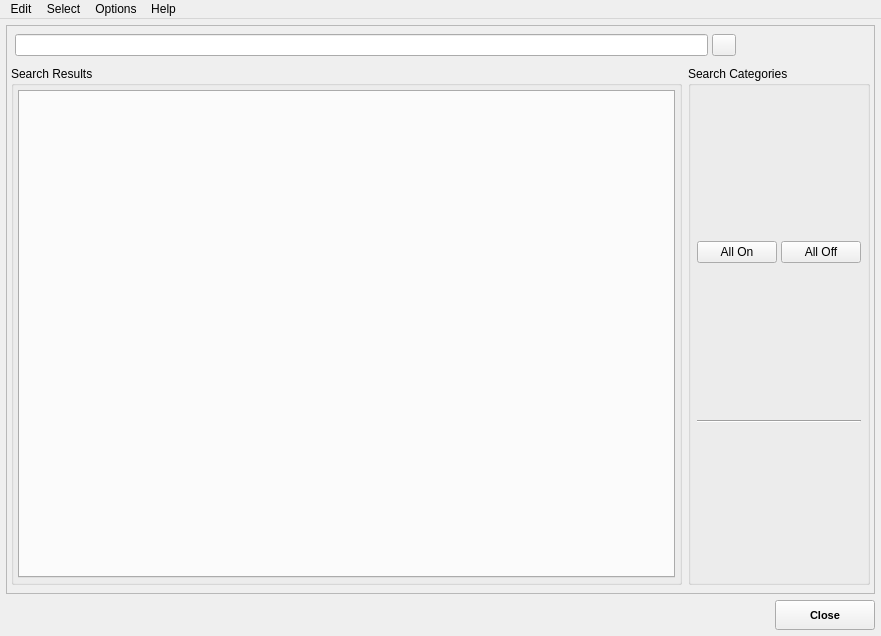
<?xml version="1.0" encoding="UTF-8"?>
<ui version="4.0">
 <class>MainWindow</class>
 <widget class="QMainWindow" name="MainWindow">
  <property name="geometry">
   <rect>
    <x>0</x>
    <y>0</y>
    <width>881</width>
    <height>636</height>
   </rect>
  </property>
  <property name="windowTitle">
   <string>Search</string>
  </property>
  <property name="windowIcon">
   <iconset resource="resources.qrc">
    <normaloff>:/icons/fx_search_search.png</normaloff>:/icons/fx_search_search.png</iconset>
  </property>
  <widget class="QWidget" name="centralwidget">
   <layout class="QVBoxLayout" name="verticalLayout_5">
    <property name="margin">
     <number>6</number>
    </property>
    <item>
     <widget class="QFrame" name="frame">
      <property name="frameShape">
       <enum>QFrame::StyledPanel</enum>
      </property>
      <property name="frameShadow">
       <enum>QFrame::Sunken</enum>
      </property>
      <layout class="QVBoxLayout" name="verticalLayout_4">
       <property name="spacing">
        <number>0</number>
       </property>
       <property name="leftMargin">
        <number>4</number>
       </property>
       <property name="topMargin">
        <number>8</number>
       </property>
       <property name="rightMargin">
        <number>4</number>
       </property>
       <property name="bottomMargin">
        <number>8</number>
       </property>
       <item>
        <layout class="QVBoxLayout" name="verticalLayout_3">
         <property name="spacing">
          <number>10</number>
         </property>
         <item>
          <layout class="QHBoxLayout" name="horizontalLayout_8">
           <property name="spacing">
            <number>2</number>
           </property>
           <item>
            <spacer name="horizontalSpacer_4">
             <property name="orientation">
              <enum>Qt::Horizontal</enum>
             </property>
             <property name="sizeType">
              <enum>QSizePolicy::Fixed</enum>
             </property>
             <property name="sizeHint" stdset="0">
              <size>
               <width>4</width>
               <height>20</height>
              </size>
             </property>
            </spacer>
           </item>
           <item>
            <widget class="QLineEdit" name="ui_LED_search"/>
           </item>
           <item>
            <spacer name="horizontalSpacer_2">
             <property name="orientation">
              <enum>Qt::Horizontal</enum>
             </property>
             <property name="sizeType">
              <enum>QSizePolicy::Fixed</enum>
             </property>
             <property name="sizeHint" stdset="0">
              <size>
               <width>2</width>
               <height>20</height>
              </size>
             </property>
            </spacer>
           </item>
           <item>
            <widget class="QPushButton" name="ui_BTN_search">
             <property name="sizePolicy">
              <sizepolicy hsizetype="Fixed" vsizetype="Fixed">
               <horstretch>0</horstretch>
               <verstretch>0</verstretch>
              </sizepolicy>
             </property>
             <property name="maximumSize">
              <size>
               <width>24</width>
               <height>24</height>
              </size>
             </property>
             <property name="text">
              <string/>
             </property>
             <property name="icon">
              <iconset resource="resources.qrc">
               <normaloff>:/icons/fx_search_search.png</normaloff>:/icons/fx_search_search.png</iconset>
             </property>
             <property name="iconSize">
              <size>
               <width>22</width>
               <height>22</height>
              </size>
             </property>
            </widget>
           </item>
           <item>
            <spacer name="horizontalSpacer_3">
             <property name="orientation">
              <enum>Qt::Horizontal</enum>
             </property>
             <property name="sizeType">
              <enum>QSizePolicy::Fixed</enum>
             </property>
             <property name="sizeHint" stdset="0">
              <size>
               <width>4</width>
               <height>20</height>
              </size>
             </property>
            </spacer>
           </item>
           <item>
            <widget class="QPushButton" name="ui_BTN_soCaseSensitive">
             <property name="sizePolicy">
              <sizepolicy hsizetype="Fixed" vsizetype="Fixed">
               <horstretch>0</horstretch>
               <verstretch>0</verstretch>
              </sizepolicy>
             </property>
             <property name="maximumSize">
              <size>
               <width>24</width>
               <height>24</height>
              </size>
             </property>
             <property name="toolTip">
              <string>Case Sensitive</string>
             </property>
             <property name="text">
              <string/>
             </property>
             <property name="icon">
              <iconset resource="resources.qrc">
               <normaloff>:/icons/fx_search_case.png</normaloff>:/icons/fx_search_case.png</iconset>
             </property>
             <property name="iconSize">
              <size>
               <width>20</width>
               <height>20</height>
              </size>
             </property>
             <property name="checkable">
              <bool>true</bool>
             </property>
             <property name="flat">
              <bool>true</bool>
             </property>
            </widget>
           </item>
           <item>
            <widget class="QPushButton" name="ui_BTN_soRegex">
             <property name="sizePolicy">
              <sizepolicy hsizetype="Fixed" vsizetype="Fixed">
               <horstretch>0</horstretch>
               <verstretch>0</verstretch>
              </sizepolicy>
             </property>
             <property name="maximumSize">
              <size>
               <width>24</width>
               <height>24</height>
              </size>
             </property>
             <property name="toolTip">
              <string>Search by Regular Expression</string>
             </property>
             <property name="text">
              <string/>
             </property>
             <property name="icon">
              <iconset resource="resources.qrc">
               <normaloff>:/icons/fx_search_regex.png</normaloff>:/icons/fx_search_regex.png</iconset>
             </property>
             <property name="iconSize">
              <size>
               <width>22</width>
               <height>22</height>
              </size>
             </property>
             <property name="checkable">
              <bool>true</bool>
             </property>
             <property name="flat">
              <bool>true</bool>
             </property>
            </widget>
           </item>
           <item>
            <widget class="QPushButton" name="ui_BTN_soSelectFound">
             <property name="sizePolicy">
              <sizepolicy hsizetype="Fixed" vsizetype="Fixed">
               <horstretch>0</horstretch>
               <verstretch>0</verstretch>
              </sizepolicy>
             </property>
             <property name="maximumSize">
              <size>
               <width>24</width>
               <height>24</height>
              </size>
             </property>
             <property name="toolTip">
              <string>&lt;!DOCTYPE HTML PUBLIC &quot;-//W3C//DTD HTML 4.0//EN&quot; &quot;http://www.w3.org/TR/REC-html40/strict.dtd&quot;&gt;
&lt;html&gt;&lt;head&gt;&lt;meta name=&quot;qrichtext&quot; content=&quot;1&quot; /&gt;&lt;style type=&quot;text/css&quot;&gt;
p, li { white-space: nowrap; }
&lt;/style&gt;&lt;/head&gt;&lt;body style=&quot; font-family:'MS Shell Dlg 2'; font-size:8.25pt; font-weight:400; font-style:normal;&quot;&gt;
&lt;p style=&quot; margin-top:0px; margin-bottom:0px; margin-left:0px; margin-right:0px; -qt-block-indent:0; text-indent:0px;&quot;&gt;&lt;span style=&quot; font-size:8pt;&quot;&gt;Select all Found Objects&lt;/span&gt;&lt;/p&gt;&lt;/body&gt;&lt;/html&gt;</string>
             </property>
             <property name="text">
              <string/>
             </property>
             <property name="icon">
              <iconset resource="resources.qrc">
               <normaloff>:/icons/fx_search_select.png</normaloff>:/icons/fx_search_select.png</iconset>
             </property>
             <property name="iconSize">
              <size>
               <width>20</width>
               <height>20</height>
              </size>
             </property>
             <property name="checkable">
              <bool>true</bool>
             </property>
             <property name="flat">
              <bool>true</bool>
             </property>
            </widget>
           </item>
           <item>
            <widget class="QPushButton" name="ui_BTN_soIncludeShapes">
             <property name="sizePolicy">
              <sizepolicy hsizetype="Fixed" vsizetype="Fixed">
               <horstretch>0</horstretch>
               <verstretch>0</verstretch>
              </sizepolicy>
             </property>
             <property name="maximumSize">
              <size>
               <width>24</width>
               <height>24</height>
              </size>
             </property>
             <property name="toolTip">
              <string>Include Shapes in Search</string>
             </property>
             <property name="text">
              <string/>
             </property>
             <property name="icon">
              <iconset resource="resources.qrc">
               <normaloff>:/icons/fx_search_shape.png</normaloff>:/icons/fx_search_shape.png</iconset>
             </property>
             <property name="iconSize">
              <size>
               <width>20</width>
               <height>20</height>
              </size>
             </property>
             <property name="checkable">
              <bool>true</bool>
             </property>
             <property name="flat">
              <bool>true</bool>
             </property>
            </widget>
           </item>
           <item>
            <widget class="QPushButton" name="ui_BTN_soSearchSelected">
             <property name="sizePolicy">
              <sizepolicy hsizetype="Fixed" vsizetype="Fixed">
               <horstretch>0</horstretch>
               <verstretch>0</verstretch>
              </sizepolicy>
             </property>
             <property name="maximumSize">
              <size>
               <width>24</width>
               <height>24</height>
              </size>
             </property>
             <property name="toolTip">
              <string>Search in Selected Objects</string>
             </property>
             <property name="text">
              <string/>
             </property>
             <property name="icon">
              <iconset resource="resources.qrc">
               <normaloff>:/icons/fx_search_inSelected.png</normaloff>:/icons/fx_search_inSelected.png</iconset>
             </property>
             <property name="iconSize">
              <size>
               <width>20</width>
               <height>20</height>
              </size>
             </property>
             <property name="checkable">
              <bool>true</bool>
             </property>
             <property name="flat">
              <bool>true</bool>
             </property>
            </widget>
           </item>
          </layout>
         </item>
         <item>
          <layout class="QHBoxLayout" name="horizontalLayout">
           <property name="spacing">
            <number>6</number>
           </property>
           <item>
            <widget class="QGroupBox" name="groupBox">
             <property name="title">
              <string>Search Results</string>
             </property>
             <layout class="QHBoxLayout" name="horizontalLayout_5">
              <property name="spacing">
               <number>0</number>
              </property>
              <property name="margin">
               <number>0</number>
              </property>
              <item>
               <widget class="QStackedWidget" name="ui_STK_results">
                <property name="currentIndex">
                 <number>1</number>
                </property>
                <widget class="QWidget" name="ui_STKPG_status">
                 <layout class="QHBoxLayout" name="horizontalLayout_2">
                  <item>
                   <widget class="QLabel" name="ui_TXT_status">
                    <property name="font">
                     <font>
                      <family>Segoe UI</family>
                      <pointsize>24</pointsize>
                      <stylestrategy>PreferAntialias</stylestrategy>
                     </font>
                    </property>
                    <property name="text">
                     <string>searching...</string>
                    </property>
                    <property name="alignment">
                     <set>Qt::AlignCenter</set>
                    </property>
                   </widget>
                  </item>
                 </layout>
                </widget>
                <widget class="QWidget" name="ui_STKPG_results">
                 <layout class="QHBoxLayout" name="horizontalLayout_4">
                  <property name="margin">
                   <number>4</number>
                  </property>
                  <item>
                   <widget class="QTabWidget" name="ui_TAB_results">
                    <property name="currentIndex">
                     <number>-1</number>
                    </property>
                   </widget>
                  </item>
                 </layout>
                </widget>
               </widget>
              </item>
             </layout>
            </widget>
           </item>
           <item>
            <widget class="QGroupBox" name="groupBox_2">
             <property name="minimumSize">
              <size>
               <width>140</width>
               <height>0</height>
              </size>
             </property>
             <property name="title">
              <string>Search Categories</string>
             </property>
             <layout class="QVBoxLayout" name="verticalLayout_2" stretch="0,0,1">
              <property name="spacing">
               <number>4</number>
              </property>
              <property name="leftMargin">
               <number>6</number>
              </property>
              <property name="topMargin">
               <number>2</number>
              </property>
              <property name="rightMargin">
               <number>6</number>
              </property>
              <property name="bottomMargin">
               <number>6</number>
              </property>
              <item>
               <layout class="QHBoxLayout" name="horizontalLayout_6">
                <item>
                 <widget class="QPushButton" name="ui_BTN_catAllOn">
                  <property name="text">
                   <string>All On</string>
                  </property>
                 </widget>
                </item>
                <item>
                 <widget class="QPushButton" name="ui_BTN_catAllOff">
                  <property name="text">
                   <string>All Off</string>
                  </property>
                 </widget>
                </item>
               </layout>
              </item>
              <item>
               <widget class="Line" name="line">
                <property name="orientation">
                 <enum>Qt::Horizontal</enum>
                </property>
               </widget>
              </item>
              <item>
               <layout class="QVBoxLayout" name="ui_LAY_catButtons">
                <property name="spacing">
                 <number>2</number>
                </property>
               </layout>
              </item>
             </layout>
            </widget>
           </item>
          </layout>
         </item>
        </layout>
       </item>
      </layout>
     </widget>
    </item>
    <item>
     <layout class="QHBoxLayout" name="horizontalLayout_7">
      <item>
       <spacer name="horizontalSpacer">
        <property name="orientation">
         <enum>Qt::Horizontal</enum>
        </property>
        <property name="sizeHint" stdset="0">
         <size>
          <width>40</width>
          <height>20</height>
         </size>
        </property>
       </spacer>
      </item>
      <item>
       <widget class="QPushButton" name="ui_BTN_close">
        <property name="sizePolicy">
         <sizepolicy hsizetype="Fixed" vsizetype="Fixed">
          <horstretch>0</horstretch>
          <verstretch>0</verstretch>
         </sizepolicy>
        </property>
        <property name="minimumSize">
         <size>
          <width>100</width>
          <height>30</height>
         </size>
        </property>
        <property name="font">
         <font>
          <pointsize>8</pointsize>
          <weight>75</weight>
          <bold>true</bold>
         </font>
        </property>
        <property name="text">
         <string>Close</string>
        </property>
       </widget>
      </item>
     </layout>
    </item>
   </layout>
  </widget>
  <widget class="QMenuBar" name="menuBar">
   <property name="geometry">
    <rect>
     <x>0</x>
     <y>0</y>
     <width>881</width>
     <height>21</height>
    </rect>
   </property>
   <widget class="QMenu" name="menuSelect">
    <property name="title">
     <string>Select</string>
    </property>
    <addaction name="ui_ACT_selectAll"/>
    <addaction name="ui_ACT_deselectAll"/>
    <addaction name="separator"/>
   </widget>
   <widget class="QMenu" name="menuOptions">
    <property name="title">
     <string>Options</string>
    </property>
    <addaction name="ui_ACT_useAllTabs"/>
   </widget>
   <widget class="QMenu" name="menuHelp">
    <property name="title">
     <string>Help</string>
    </property>
    <addaction name="ui_ACT_showHelp"/>
   </widget>
   <widget class="QMenu" name="menuEdit">
    <property name="title">
     <string>Edit</string>
    </property>
    <addaction name="ui_ACT_copyFullNamesToClipboard"/>
    <addaction name="ui_ACT_copyShortNamesToClipboard"/>
   </widget>
   <addaction name="menuEdit"/>
   <addaction name="menuSelect"/>
   <addaction name="menuOptions"/>
   <addaction name="menuHelp"/>
  </widget>
  <action name="ui_ACT_selectAll">
   <property name="text">
    <string>Select All</string>
   </property>
   <property name="toolTip">
    <string>Select All</string>
   </property>
  </action>
  <action name="ui_ACT_deselectAll">
   <property name="text">
    <string>Deselect All</string>
   </property>
   <property name="toolTip">
    <string>Deselect All</string>
   </property>
  </action>
  <action name="ui_ACT_useAllTabs">
   <property name="checkable">
    <bool>true</bool>
   </property>
   <property name="text">
    <string>Use All Tabs</string>
   </property>
   <property name="toolTip">
    <string>Use All Tabs</string>
   </property>
  </action>
  <action name="ui_ACT_copyFullNamesToClipboard">
   <property name="text">
    <string>Copy Full Names to Clipboard</string>
   </property>
  </action>
  <action name="ui_ACT_copyShortNamesToClipboard">
   <property name="text">
    <string>Copy Short Names to Clipboard</string>
   </property>
  </action>
  <action name="ui_ACT_showHelp">
   <property name="text">
    <string>Help on FX Search</string>
   </property>
   <property name="toolTip">
    <string>Help on FX Search</string>
   </property>
  </action>
 </widget>
 <resources>
  <include location="resources.qrc"/>
 </resources>
 <connections>
  <connection>
   <sender>ui_BTN_catAllOn</sender>
   <signal>clicked()</signal>
   <receiver>MainWindow</receiver>
   <slot>ui_onCatOnOffClicked()</slot>
   <hints>
    <hint type="sourcelabel">
     <x>741</x>
     <y>81</y>
    </hint>
    <hint type="destinationlabel">
     <x>440</x>
     <y>317</y>
    </hint>
   </hints>
  </connection>
  <connection>
   <sender>ui_BTN_catAllOff</sender>
   <signal>clicked()</signal>
   <receiver>MainWindow</receiver>
   <slot>ui_onCatOnOffClicked()</slot>
   <hints>
    <hint type="sourcelabel">
     <x>822</x>
     <y>81</y>
    </hint>
    <hint type="destinationlabel">
     <x>440</x>
     <y>317</y>
    </hint>
   </hints>
  </connection>
  <connection>
   <sender>ui_BTN_close</sender>
   <signal>clicked()</signal>
   <receiver>MainWindow</receiver>
   <slot>ui_onCloseClicked()</slot>
   <hints>
    <hint type="sourcelabel">
     <x>823</x>
     <y>613</y>
    </hint>
    <hint type="destinationlabel">
     <x>440</x>
     <y>317</y>
    </hint>
   </hints>
  </connection>
  <connection>
   <sender>ui_BTN_search</sender>
   <signal>clicked()</signal>
   <receiver>MainWindow</receiver>
   <slot>ui_onSearchClicked()</slot>
   <hints>
    <hint type="sourcelabel">
     <x>719</x>
     <y>28</y>
    </hint>
    <hint type="destinationlabel">
     <x>440</x>
     <y>317</y>
    </hint>
   </hints>
  </connection>
  <connection>
   <sender>ui_LED_search</sender>
   <signal>returnPressed()</signal>
   <receiver>MainWindow</receiver>
   <slot>ui_onSearchClicked()</slot>
   <hints>
    <hint type="sourcelabel">
     <x>360</x>
     <y>28</y>
    </hint>
    <hint type="destinationlabel">
     <x>440</x>
     <y>317</y>
    </hint>
   </hints>
  </connection>
  <connection>
   <sender>ui_TAB_results</sender>
   <signal>currentChanged(int)</signal>
   <receiver>MainWindow</receiver>
   <slot>ui_onResultTabChanged()</slot>
   <hints>
    <hint type="sourcelabel">
     <x>351</x>
     <y>333</y>
    </hint>
    <hint type="destinationlabel">
     <x>440</x>
     <y>317</y>
    </hint>
   </hints>
  </connection>
  <connection>
   <sender>ui_ACT_useAllTabs</sender>
   <signal>changed()</signal>
   <receiver>MainWindow</receiver>
   <slot>ui_onResultTabChanged()</slot>
   <hints>
    <hint type="sourcelabel">
     <x>-1</x>
     <y>-1</y>
    </hint>
    <hint type="destinationlabel">
     <x>440</x>
     <y>317</y>
    </hint>
   </hints>
  </connection>
  <connection>
   <sender>ui_ACT_showHelp</sender>
   <signal>triggered()</signal>
   <receiver>MainWindow</receiver>
   <slot>ui_onShowHelpClicked()</slot>
   <hints>
    <hint type="sourcelabel">
     <x>-1</x>
     <y>-1</y>
    </hint>
    <hint type="destinationlabel">
     <x>440</x>
     <y>317</y>
    </hint>
   </hints>
  </connection>
  <connection>
   <sender>ui_ACT_selectAll</sender>
   <signal>triggered()</signal>
   <receiver>MainWindow</receiver>
   <slot>ui_onSelectAllClicked()</slot>
   <hints>
    <hint type="sourcelabel">
     <x>-1</x>
     <y>-1</y>
    </hint>
    <hint type="destinationlabel">
     <x>440</x>
     <y>317</y>
    </hint>
   </hints>
  </connection>
  <connection>
   <sender>ui_ACT_deselectAll</sender>
   <signal>triggered()</signal>
   <receiver>MainWindow</receiver>
   <slot>ui_onDeselectAllClicked()</slot>
   <hints>
    <hint type="sourcelabel">
     <x>-1</x>
     <y>-1</y>
    </hint>
    <hint type="destinationlabel">
     <x>440</x>
     <y>317</y>
    </hint>
   </hints>
  </connection>
  <connection>
   <sender>ui_ACT_copyFullNamesToClipboard</sender>
   <signal>triggered()</signal>
   <receiver>MainWindow</receiver>
   <slot>ui_onCopyFullNameClicked()</slot>
   <hints>
    <hint type="sourcelabel">
     <x>-1</x>
     <y>-1</y>
    </hint>
    <hint type="destinationlabel">
     <x>440</x>
     <y>317</y>
    </hint>
   </hints>
  </connection>
  <connection>
   <sender>ui_ACT_copyShortNamesToClipboard</sender>
   <signal>triggered()</signal>
   <receiver>MainWindow</receiver>
   <slot>ui_onCopyShortNameClicked()</slot>
   <hints>
    <hint type="sourcelabel">
     <x>-1</x>
     <y>-1</y>
    </hint>
    <hint type="destinationlabel">
     <x>440</x>
     <y>317</y>
    </hint>
   </hints>
  </connection>
 </connections>
 <slots>
  <slot>ui_onCatClicked()</slot>
  <slot>ui_onCatOnOffClicked()</slot>
  <slot>ui_onCloseClicked()</slot>
  <slot>ui_onSearchClicked()</slot>
  <slot>ui_onResultTabChanged()</slot>
  <slot>ui_onShowHelpClicked()</slot>
  <slot>ui_onSelectAllClicked()</slot>
  <slot>ui_onDeselectAllClicked()</slot>
  <slot>ui_onCopyFullNameClicked()</slot>
  <slot>ui_onCopyShortNameClicked()</slot>
 </slots>
</ui>
